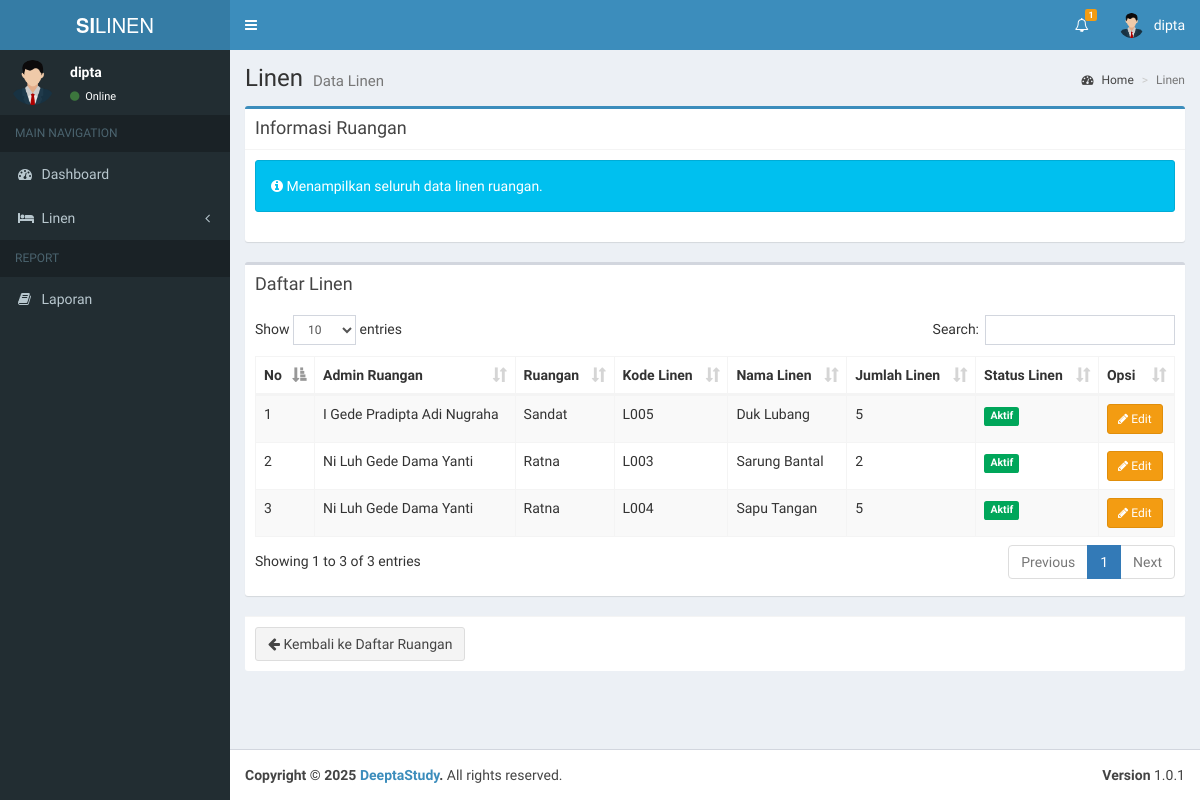
/admin/data_linen_ruangan.php (signed in), run on the app's committed database.
### tables this page shows
CREATE TABLE `users` (
  `id` int(11) NOT NULL,
  `nama` varchar(100) NOT NULL,
  `username` varchar(100) NOT NULL,
  `email` varchar(100) NOT NULL,
  `password` varchar(100) NOT NULL,
  `hak_akses` varchar(25) NOT NULL,
  `status` int(11) NOT NULL,
  `status_ruangan` int(11) DEFAULT NULL
);

CREATE TABLE `linen_ruangan` (
  `id` int(11) NOT NULL,
  `id_ruangan` int(11) NOT NULL,
  `id_linen` int(11) NOT NULL,
  `jumlah_linen` int(11) NOT NULL,
  `tanggal` datetime NOT NULL,
  `status` int(11) NOT NULL
);

CREATE TABLE `ruangan` (
  `id` int(11) NOT NULL,
  `id_user` int(11) DEFAULT NULL,
  `nama_ruangan` varchar(199) NOT NULL,
  `telp_ruangan` varchar(15) NOT NULL,
  `status` int(11) NOT NULL
);

CREATE TABLE `linen` (
  `id` int(11) NOT NULL,
  `kode_linen` varchar(15) NOT NULL,
  `nama_linen` varchar(199) NOT NULL,
  `gambar` varchar(199) NOT NULL,
  `jumlah_linen` int(11) NOT NULL,
  `sisa_linen` int(11) NOT NULL,
  `tanggal` datetime NOT NULL,
  `status` int(11) NOT NULL,
  `updated_at` datetime NOT NULL
);

### admin/data_linen_ruangan.php (the view, shortened to what this page needs)
<?php
include '../koneksi.php';
$id_ruangan = isset($_GET['id_ruangan']) ? intval($_GET['id_ruangan']) : 0;
$additionalCSS = [
    '../assets/plugins/datatables/dataTables.bootstrap.css'
];
$pageTitle = "Linen";
$pageDesc = "Data Linen";
$whereRuangan = $id_ruangan > 0 ? "WHERE lr.id_ruangan = $id_ruangan" : "";
$dataQuery = mysqli_query($koneksi, "SELECT lr.*, l.kode_linen, l.nama_linen, l.gambar as gambar_linen, l.status as status_linen, r.nama_ruangan, r.id_user AS ruangan_id_user, u.nama AS admin_ruangan
          FROM linen_ruangan lr
          JOIN ruangan r ON lr.id_ruangan = r.id
          LEFT JOIN users u ON r.id_user = u.id
          JOIN linen l ON lr.id_linen = l.id
          $whereRuangan");
$ruanganData = false;
?>
<section class="content">
    <div class="row">
        <div class="col-xs-12">
            <div class="box box-primary">
                <div class="box-header with-border">
                    <h3 class="box-title">Informasi Ruangan</h3>
                </div>
                <div class="box-body">
                    <?php if($id_ruangan > 0): ?>
                        <?php if($ruanganData): ?>
                            <div class="row">
                                <div class="col-md-6">
                                    <table class="table table-bordered" style="font-size: medium;">
                                        <tr>
                                            <th>Nama Ruangan</th>
                                            <td><?= htmlspecialchars($ruanganData['nama_ruangan']) ?></td>
                                        </tr>
                                        <tr>
                                            <th>Status</th>
                                            <td>
                                                <span class="label <?= ($ruanganData['status'] == 1) ? 'label-success' : 'label-danger' ?>">
                                                    <?= ($ruanganData['status'] == 1) ? 'Aktif' : 'Nonaktif' ?>
                                                </span>
                                            </td>
                                        </tr>
                                    </table>
                                </div>
                            </div>
                        <?php else: ?>
                            <div class="alert alert-warning">
                                <i class="fa fa-warning"></i> Data ruangan tidak ditemukan!
                            </div>
                        <?php endif; ?>
                    <?php else: ?>
                        <div class="alert alert-info">
                            <i class="fa fa-info-circle"></i> Menampilkan seluruh data linen ruangan.
                        </div>
                    <?php endif; ?>
                </div>
            </div>
            <div class="box">
                <div class="box-header">
                    <h3 class="box-title">Daftar Linen</h3>
                </div>
                <div class="box-body">
                    <?php if(mysqli_num_rows($dataQuery) > 0): ?>
                    <table id="example1" class="table table-bordered table-striped">
                        <thead>
                            <tr>
                                <th>No</th>
                                <th>Admin Ruangan</th>
                                <th>Ruangan</th>
                                <th>Kode Linen</th>
                                <th>Nama Linen</th>
                                <th>Jumlah Linen</th>
                                <th>Status Linen</th>
                                <th>Opsi</th>
                            </tr>
                        </thead>
                        <tbody>
                            <?php
                            $no = 1;
                            while ($data = mysqli_fetch_assoc($dataQuery)):
                            ?>
                                <tr>
                                    <td><?= $no++; ?></td>
                                    <td><?= htmlspecialchars($data['admin_ruangan'] ?: '-') ?></td>
                                    <td><?= htmlspecialchars($data['nama_ruangan'] ?: $data['nama_ruangan']) ?></td>
                                    <td><?= htmlspecialchars($data['kode_linen']) ?></td>
                                    <td><?= htmlspecialchars($data['nama_linen']) ?></td>
                                    <td>
                                        <?= htmlspecialchars($data['jumlah_linen']) ?>
                                    </td>
                                    <td>
                                        <span class="label <?= ($data['status_linen'] == 1) ? 'label-success' : 'label-danger' ?>">
                                            <?= ($data['status_linen'] == 1) ? 'Aktif' : 'Nonaktif' ?>
                                        </span>
                                    </td>
                                    <td>
                                        <a href="edit_linen.php?id=<?= $data['id'] ?>" class="btn btn-sm btn-warning">
                                            <i class="fa fa-pencil"></i> Edit
                                        </a>
                                    </td>
                                </tr>
                            <?php endwhile; ?>
                        </tbody>
                    </table>
                    <?php else: ?>
                        <div class="alert alert-info">
                            <i class="fa fa-info-circle"></i> Belum ada Linen untuk Ruangan ini.
                        </div>
                    <?php endif; ?>
                </div>
            </div>
            <div class="box-footer">
                <a href="linen_ruangan.php" class="btn btn-default">
                    <i class="fa fa-arrow-left"></i> Kembali ke Daftar Ruangan
                </a>
            </div>
        </div>
    </div>
</section>
<?php
$content = ob_get_clean();
include __DIR__ . '/../layouts/header.php';
echo $content;
include __DIR__ . '/../layouts/footer.php';
?>

### layouts/header.php (shortened to what this page needs)
<?php
include '../koneksi.php';
$username = $_SESSION['username'];
$query = mysqli_query($koneksi, "SELECT * FROM users WHERE username = '$username'");
$row = mysqli_fetch_assoc($query);
?>
<!DOCTYPE html>
<html>
<head>
    <link rel="stylesheet" href="../assets/bootstrap/css/bootstrap.min.css">
    <link rel="stylesheet" href="https://maxcdn.bootstrapcdn.com/font-awesome/4.4.0/css/font-awesome.min.css">
    <link rel="stylesheet" href="https://code.ionicframework.com/ionicons/2.0.1/css/ionicons.min.css">
    <link rel="stylesheet" href="../assets/dist/css/AdminLTE.min.css">
    <link rel="stylesheet" href="../assets/dist/css/skins/_all-skins.min.css">
    <link rel="stylesheet" href="../assets/plugins/iCheck/flat/blue.css">
    <link rel="stylesheet" href="../assets/plugins/morris/morris.css">
    <link rel="stylesheet" href="../assets/plugins/jvectormap/jquery-jvectormap-1.2.2.css">
    <?php if (!empty($additionalCSS)): ?>
        <?php foreach ($additionalCSS as $css): ?>
            <link rel="stylesheet" href="<?= htmlspecialchars($css) ?>">
        <?php endforeach; ?>
    <?php endif; ?>
</head>
<body class="hold-transition skin-blue sidebar-mini">
    <div class="wrapper">
        <header class="main-header">
            <a href="#" class="logo">
                <span class="logo-lg"><b>SI</b>LINEN</span>
            </a>
            <nav class="navbar navbar-static-top" role="navigation">
                <a href="#" class="sidebar-toggle" data-toggle="offcanvas" role="button">
                </a>
                <div class="navbar-custom-menu">
                    <ul class="nav navbar-nav">
                        <?php
                        if ($row['hak_akses'] != 'admin_ruangan') {
                            $notif = mysqli_query($koneksi, "SELECT COUNT(*) as total FROM pengajuan WHERE status = 1");
                        }else{
                            $notif = mysqli_query($koneksi, "SELECT COUNT(*) as total FROM pengajuan WHERE status = 2");
                        }
                        $total = mysqli_fetch_assoc($notif)['total'];
                        ?>
                        <li class="dropdown notifications-menu">
                            <a href="#" class="dropdown-toggle" data-toggle="dropdown">
                                <i class="fa fa-bell-o"></i>
                                <?php if ($total > 0): ?>
                                    <span class="label label-warning"><?= $total ?></span>
                                <?php endif; ?>
                            </a>
                        </li>
                        <li class="dropdown user user-menu">
                            <a href="#" class="dropdown-toggle" data-toggle="dropdown">
                                <img src="../assets/images/avatar.png" class="user-image" alt="User Image">
                                <span class="hidden-xs"><?= $row['username']; ?></span>
                            </a>
                        </li>
                    </ul>
                </div>
            </nav>
        </header>
        <div class="content-wrapper">
            <section class="content-header">
                <h1>
                    <?php echo isset($pageTitle) ? $pageTitle : 'Dashboard'; ?>
                    <small><?php echo isset($pageDesc) ? $pageDesc : 'Control Panel'; ?></small>
                </h1>
                <ol class="breadcrumb">
                    <li><a href="#"><i class="fa fa-dashboard"></i> Home</a></li>
                    <li class="active"><?php echo isset($pageTitle) ? $pageTitle : 'Dashboard'; ?></li>
                </ol>
            </section>
            <?php include __DIR__ . '/navigation.php'; ?>

### layouts/navigation.php (shortened to what this page needs)
<aside class="main-sidebar">
    <section class="sidebar">
        <div class="user-panel">
            <div class="pull-left image">
                <img src="../assets/images/avatar.png" class="img-circle" alt="User Image">
            </div>
            <div class="pull-left info">
                <p><?= $row['username']; ?></p>
                <a href="#"><i class="fa fa-circle text-success"></i> Online</a>
            </div>
        </div>
        <?php
            if ($row['hak_akses'] == 'admin') {
        ?>
        <ul class="sidebar-menu">
            <li class="header">MAIN NAVIGATION</li>
            <li class="<?= $_SESSION['active_menu'] == 'dashboard' ? 'active' : '' ?>">
                <a href="../admin/">
                    <i class="fa fa-dashboard"></i> <span>Dashboard</span>
                </a>
            </li>
            <li class="treeview <?= $_SESSION['active_menu'] == 'pengguna' ? 'active' : '' ?>">
                <a href="#">
                    <i class="fa fa-users"></i> <span>Pengguna</span>
                    <i class="fa fa-angle-left pull-right"></i>
                </a>
                <ul class="treeview-menu">
                    <li><a href="../admin/tambah_pengguna.php"><i class="fa fa-plus"></i> Tambah Pengguna Baru</a></li>
                    <li><a href="../admin/data_pengguna.php"><i class="fa fa-arrow-circle-right"></i> Data Pengguna</a></li>
                </ul>
            </li>
            <li class="<?= $_SESSION['active_menu'] == 'ruangan' ? 'active' : '' ?>">
                <a href="../admin/data_ruangan.php">
                    <i class="fa fa-building"></i> <span>Ruangan</span>
                </a>
            </li>
            <li class="<?= $_SESSION['active_menu'] == 'linen' ? 'active' : '' ?>">
                <a href="../admin/data_linen.php">
                    <i class="fa fa-bed"></i> <span>Data Linen</span>
                </a>
            </li>
            <li class="<?= $_SESSION['active_menu'] == 'linen_ruangan' ? 'active' : '' ?>">
                <a href="../admin/linen_ruangan.php">
                    <i class="fa fa-bed"></i> <span>Linen Ruangan</span>
                </a>
            </li>
            <li class="treeview <?= $_SESSION['active_menu'] == 'distribusi' ? 'active' : '' ?>">
                <a href="#">
                    <i class="fa fa-tint"></i> <span>Distribusi</span>
                    <i class="fa fa-angle-left pull-right"></i>
                </a>
                <ul class="treeview-menu">
                    <li><a href="../admin/data_pengajuan.php"><i class="fa fa-paper-plane"></i> Pengajuan Linen</a></li>
                    <li><a href="../admin/data_pencucian.php"><i class="fa fa-tint"></i> Permohonan Pencucian</a></li>
                    <!-- <li><a href="../admin/linen_bersih.php"><i class="fa fa-check-circle"></i> Linen Bersih</a></li>
                    <li><a href="../admin/linen_kotor.php"><i class="fa fa-exclamation-circle"></i> Linen Kotor</a></li> -->
                </ul>
            </li>
            <li class="header">REPORT</li>
            <li class="treeview <?= $_SESSION['active_menu'] == 'laporan' ? 'active' : '' ?>">
                <a href="#">
                    <i class="fa fa-file-text-o"></i> <span>Laporan</span>
                    <i class="fa fa-angle-left pull-right"></i>
                </a>
                <ul class="treeview-menu">
                    <li><a href="../admin/data_laporan_pengajuan.php"><i class="fa fa-file-text-o"></i> Laporan Pengajuan Linen</a></li>
                    <li><a href="../admin/data_laporan_pencucian.php"><i class="fa fa-file-text-o"></i> Laporan Pencucian Linen</a></li>
                </ul>
            </li>
        </ul>
        <?php
            }else if($row['hak_akses'] == 'admin_ruangan'){
        ?>
        <ul class="sidebar-menu">
            <li class="header">MAIN NAVIGATION</li>
            <li class="<?= $_SESSION['active_menu'] == 'dashboard' ? 'active' : '' ?>">
                <a href="../admin_ruangan/">
                    <i class="fa fa-dashboard"></i> <span>Dashboard</span>
                </a>
            </li>
            <li class="treeview <?= $_SESSION['active_menu'] == 'linen' ? 'active' : '' ?>">
                <a href="#">
                    <i class="fa fa-bed"></i> <span>Linen</span>
                    <i class="fa fa-angle-left pull-right"></i>
                </a>
            </li>
            <li class="header">REPORT</li>
            <li><a href="../admin/data_laporan.php"><i class="fa fa-book"></i> <span>Laporan</span></a></li>
        </ul>
        <?php
            }else if($row['hak_akses'] == 'petugas_laundry'){
        ?>
        <?php
            }else if($row['hak_akses'] == 'kepala_penanggung_jawab'){
        ?>
        <?php
            }
        ?>
    </section>
</aside>

### data on the page
users: username "dipta"
linen_ruangan: users.nama "I Gede Pradipta Adi Nugraha", id_ruangan.nama_ruangan "Sandat", id_linen.kode_linen "L005", id_linen.nama_linen "Duk Lubang", jumlah_linen "5"
linen_ruangan: users.nama "Ni Luh Gede Dama Yanti", id_ruangan.nama_ruangan "Ratna", id_linen.kode_linen "L003", id_linen.nama_linen "Sarung Bantal", jumlah_linen "2"
linen_ruangan: users.nama "Ni Luh Gede Dama Yanti", id_ruangan.nama_ruangan "Ratna", id_linen.kode_linen "L004", id_linen.nama_linen "Sapu Tangan", jumlah_linen "5"

### other printed values
$total "1"
$pageTitle "Linen"
$pageDesc "Data Linen"
